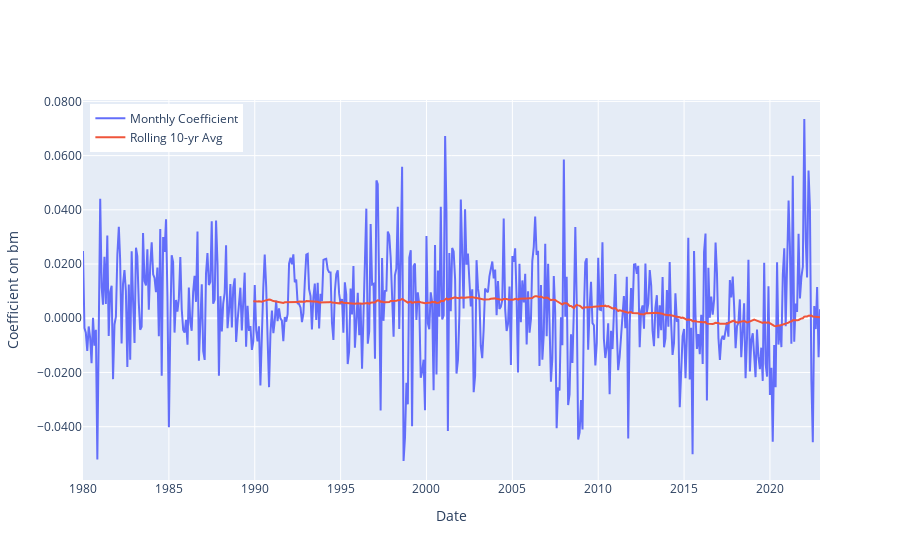

Notebook code for this chart:
### Code cell
# Plot coefficient on CHAR
fig = go.Figure()
trace  = go.Scatter(x=coefs.index.to_timestamp(), y=coefs[CHAR], mode="lines", name ='Monthly Coefficient')
fig.add_trace(trace)
trace_ma  = go.Scatter(x=coefs.index.to_timestamp(), y=coefs[CHAR].rolling(120).mean(), mode="lines", name ='Rolling 10-yr Avg')
fig.add_trace(trace_ma)
fig.update_yaxes(title=f'Coefficient on {CHAR}',tickformat=".4f")
fig.update_xaxes(title='Date')
fig.update_layout(legend=dict(yanchor="top", y=0.99, xanchor="left", x=0.01))
fig.show()

### Figure 1 — Plotly figure (JSON) as saved in the notebook; plotly's stock layout.template omitted (floating-point values rounded to 4 significant figures; data arrays with more than 128 entries replaced by an {"elided": "..."} marker saying what was removed)
{"data": [{"mode": "lines", "name": "Monthly Coefficient", "type": "scatter", "x": {"elided": "516 str values"}, "y": {"elided": "516 float values"}}, {"mode": "lines", "name": "Rolling 10-yr Avg", "type": "scatter", "x": {"elided": "516 str values"}, "y": {"elided": "516 float values"}}], "layout": {"legend": {"x": 0.01, "xanchor": "left", "y": 0.99, "yanchor": "top"}, "xaxis": {"title": {"text": "Date"}}, "yaxis": {"tickformat": ".4f", "title": {"text": "Coefficient on bm"}}}}
